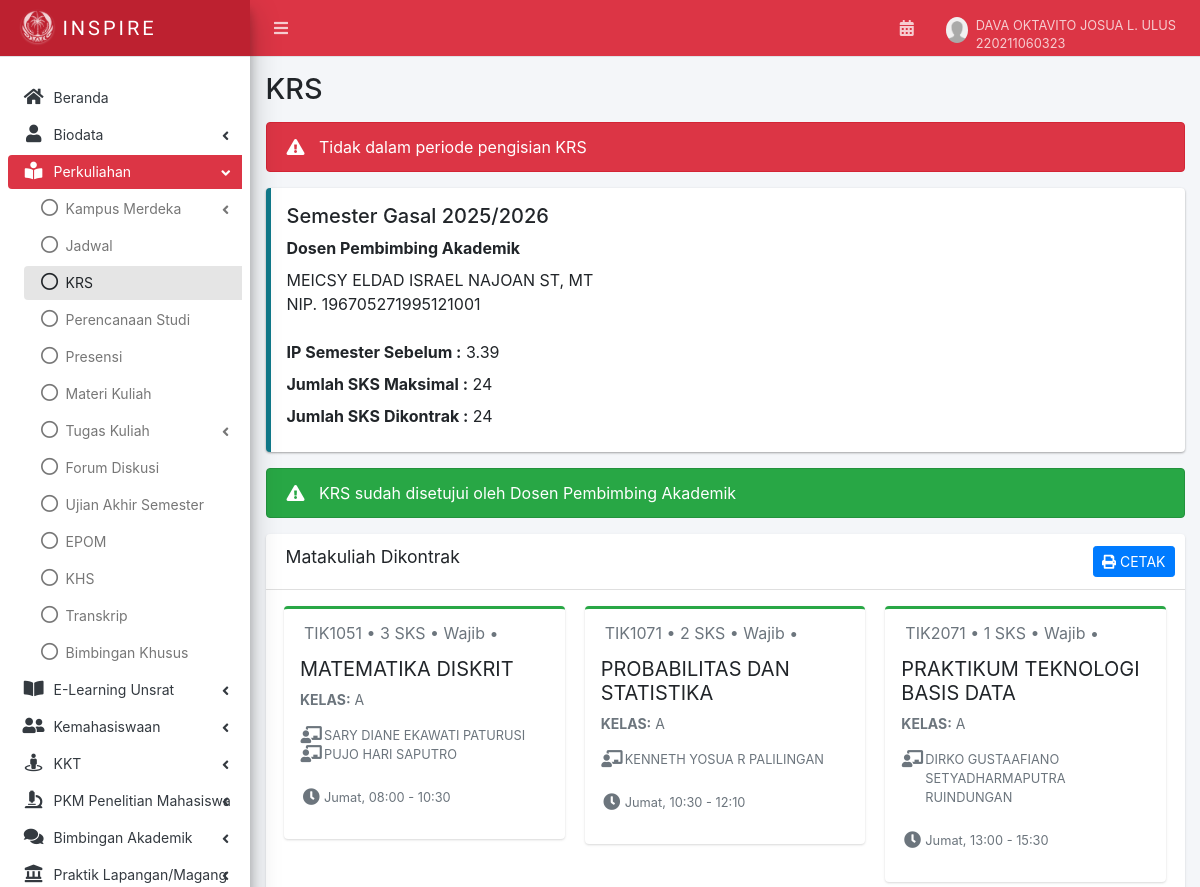
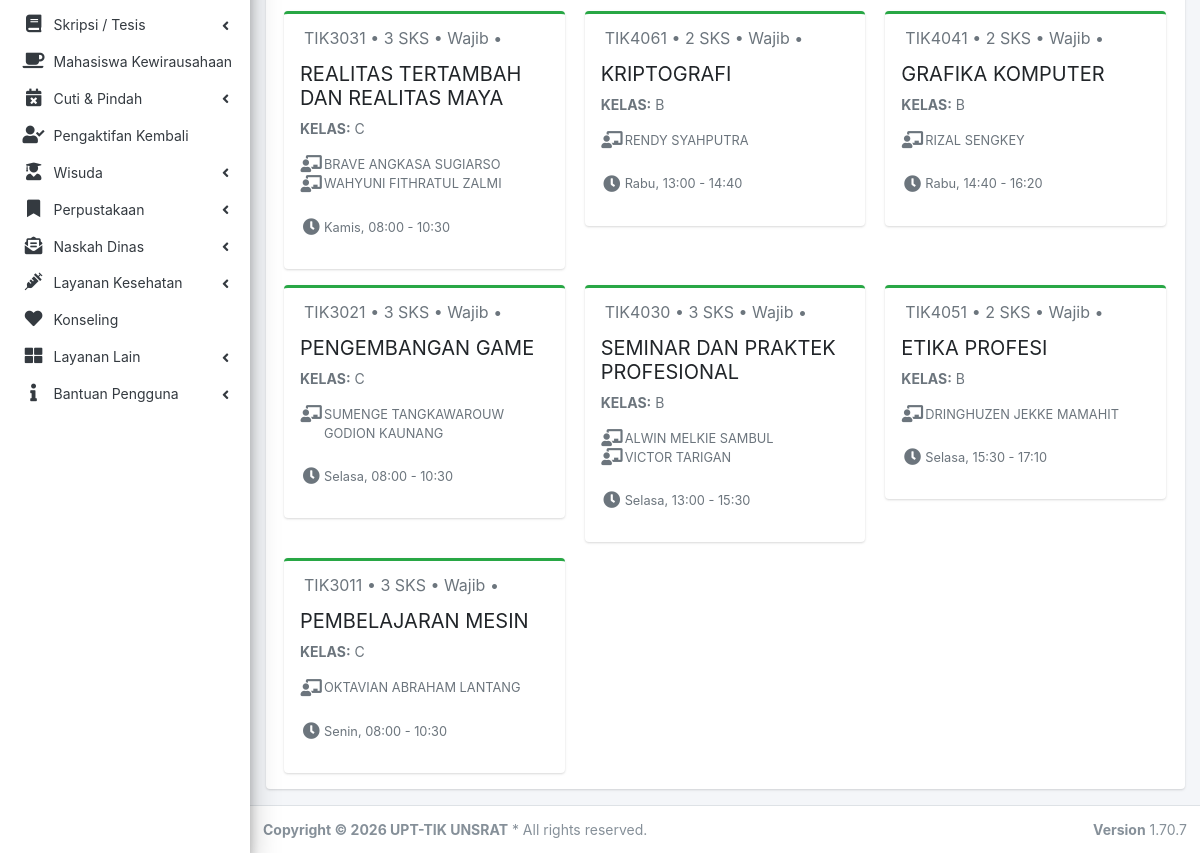
Before: /krs.php (signed in) with the older database file (2 pictures, top to bottom).
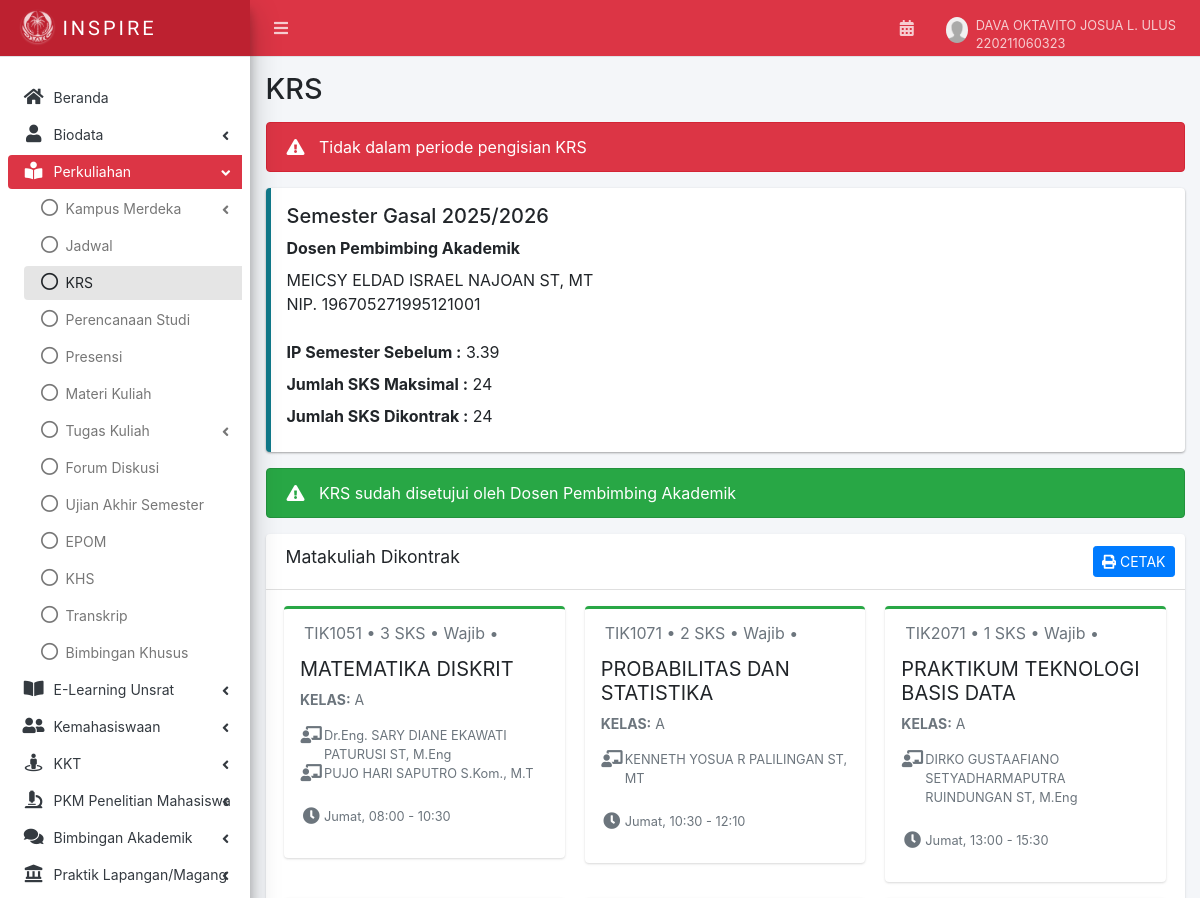
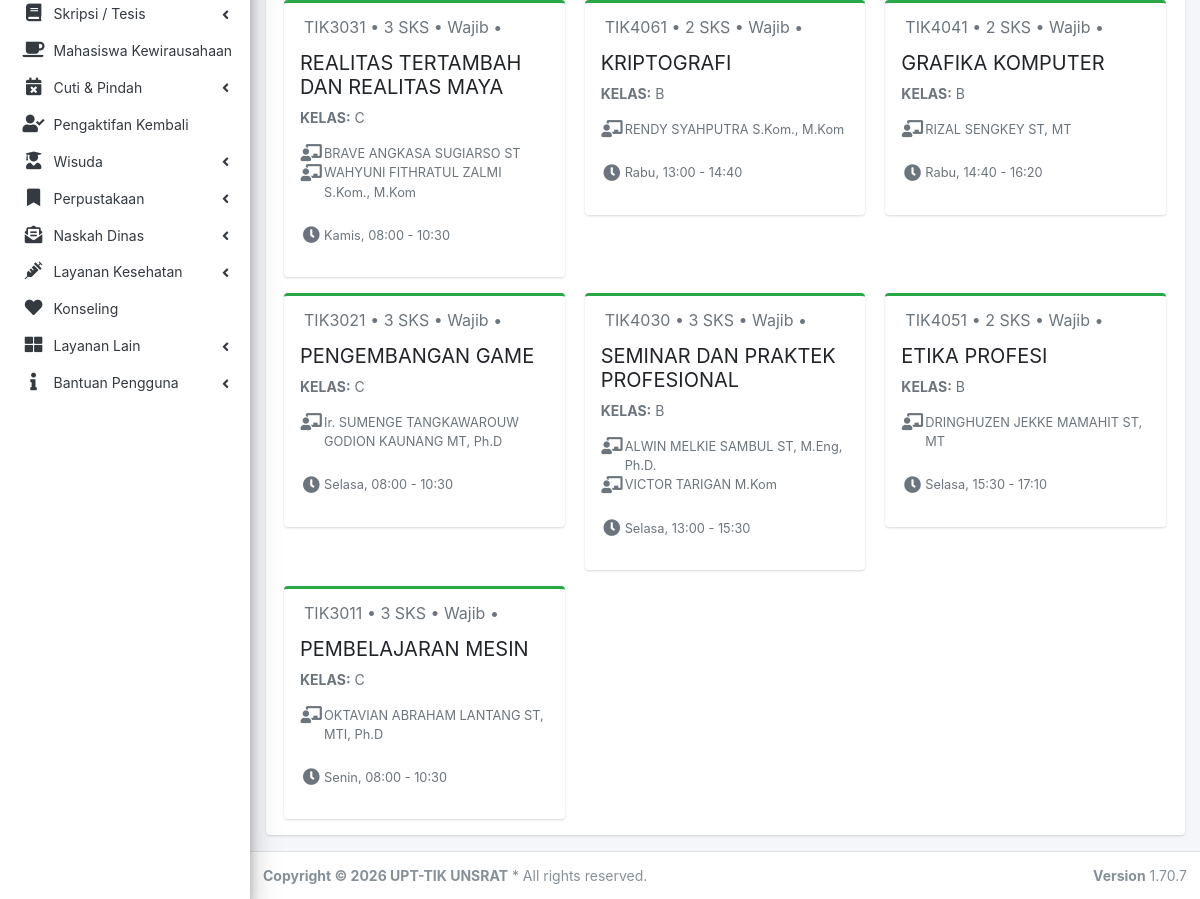
After: the same page with the newer database file (2 pictures, top to bottom).
### tables this page shows
CREATE TABLE `users` (
  `id` int NOT NULL,
  `nim` varchar(20) NOT NULL,
  `password` varchar(255) NOT NULL,
  `nama` varchar(100) NOT NULL,
  `email` varchar(100) DEFAULT NULL,
  `tempat_lahir` varchar(100) DEFAULT NULL,
  `tanggal_lahir` date DEFAULT NULL,
  `tanggal_masuk` date DEFAULT '2022-08-01',
  `foto_profil` varchar(255) DEFAULT 'assets/images/user_default.png',
  `semester` int DEFAULT '1',
  `tahun_akademik` varchar(20) DEFAULT '2025/2026',
  `periode` varchar(10) DEFAULT 'Gasal',
  `status` varchar(50) DEFAULT 'Aktif',
  `status_pddikti` varchar(50) DEFAULT 'Aktif',
  `angkatan` varchar(4) DEFAULT NULL,
  `fakultas` varchar(100) DEFAULT NULL,
  `prodi` varchar(100) DEFAULT NULL,
  `jenjang` varchar(10) DEFAULT NULL,
  `pembimbing_akademik` varchar(100) DEFAULT NULL,
  `nip_pembimbing` varchar(30) DEFAULT NULL,
  `masa_studi` int DEFAULT '1',
  `sisa_masa_studi` int DEFAULT '14',
  `ipk` decimal(3,2) DEFAULT '0.00',
  `sks_lulus` int DEFAULT '0',
  `sks_diambil` int DEFAULT '0',
  `has_academic_warning` tinyint(1) DEFAULT '0',
  `warning_message` text,
  `created_at` timestamp NULL DEFAULT CURRENT_TIMESTAMP,
  `updated_at` timestamp NULL DEFAULT CURRENT_TIMESTAMP ON UPDATE CURRENT_TIMESTAMP
);

CREATE TABLE `krs` (
  `id` int NOT NULL,
  `nim` varchar(20) NOT NULL,
  `kode_mk` varchar(20) NOT NULL,
  `nama_mk` varchar(100) NOT NULL,
  `sks` int NOT NULL DEFAULT '3',
  `jenis` varchar(20) DEFAULT 'Wajib',
  `kelas` varchar(5) DEFAULT 'A',
  `dosen1` varchar(150) DEFAULT NULL,
  `dosen2` varchar(150) DEFAULT NULL,
  `hari` varchar(20) NOT NULL,
  `jam_mulai` varchar(10) NOT NULL,
  `jam_selesai` varchar(10) NOT NULL,
  `nilai_huruf` varchar(2) DEFAULT NULL,
  `bobot` decimal(3,2) DEFAULT '0.00',
  `nilai_dosen1` decimal(5,2) DEFAULT NULL,
  `nilai_dosen2` decimal(5,2) DEFAULT NULL,
  `semester_krs` varchar(20) DEFAULT '20251',
  `status_krs` varchar(20) DEFAULT 'Disetujui',
  `created_at` timestamp NULL DEFAULT CURRENT_TIMESTAMP
);

### krs.php (the view, shortened to what the rows shown need)
<?php include 'layout/header.php'; ?>
<?php
include 'config/database.php';
$nim = $_SESSION['nim'] ?? '';
$user_data = [];
$stmt = $conn->prepare("SELECT * FROM users WHERE nim = ?");
$stmt->bind_param("s", $nim);
$stmt->execute();
$result = $stmt->get_result();
if ($result && $result->num_rows > 0) {
    $user_data = $result->fetch_assoc();
}
$krs_list = [];
$total_sks = 0;
$stmt = $conn->prepare("SELECT * FROM krs WHERE nim = ? AND semester_krs = '20251' ORDER BY hari ASC, jam_mulai ASC");
$stmt->bind_param("s", $nim);
$stmt->execute();
$result = $stmt->get_result();
while ($row = $result->fetch_assoc()) {
    $krs_list[] = $row;
    $total_sks += (int) $row['sks'];
}
$semester_sekarang = (int) ($user_data['semester'] ?? 7);
$semester_sebelum = max(1, $semester_sekarang - 1);
$ip_sebelum = 0;
$stmt = $conn->prepare("SELECT
    SUM(
        CASE
            WHEN nilai_huruf = 'A' THEN 4 * sks
            WHEN nilai_huruf = 'B+' THEN 3.5 * sks
            WHEN nilai_huruf = 'B' THEN 3 * sks
            WHEN nilai_huruf = 'C+' THEN 2.5 * sks
            WHEN nilai_huruf = 'C' THEN 2 * sks
            WHEN nilai_huruf = 'D' THEN 1 * sks
            ELSE 0
        END
    ) / NULLIF(SUM(sks), 0) as ip
    FROM transkrip
    WHERE nim = ? AND semester = ?");
$stmt->bind_param("si", $nim, $semester_sebelum);
$stmt->execute();
$result = $stmt->get_result();
if ($result && $row = $result->fetch_assoc()) {
    $ip_sebelum = $row['ip'] ? number_format($row['ip'], 2) : 3.39;
}
if ($ip_sebelum >= 3.00) {
    $max_sks = 24;
} elseif ($ip_sebelum >= 2.50) {
    $max_sks = 22;
} elseif ($ip_sebelum >= 2.00) {
    $max_sks = 20;
} else {
    $max_sks = 18;
}
?>
<div class="content-wrapper" style="min-height: 799.031px;">
    <div class="content-header">
        <div class="container-fluid">
            <h1>KRS</h1>
        </div>
    </div>
    <div class="content">
        <div class="container-fluid">
            <div class="row">
                <div class="col-md-12">
                    <div class="callout callout-info">
                        <h5>Semester <?php echo htmlspecialchars($user_data['periode'] ?? 'Gasal', ENT_QUOTES, 'UTF-8'); ?> <?php echo htmlspecialchars($user_data['tahun_akademik'] ?? '2025/2026', ENT_QUOTES, 'UTF-8'); ?></h5>
                        <label>Dosen Pembimbing Akademik</label>
                        <p class="mb-0">
                            <?php echo htmlspecialchars($user_data['pembimbing_akademik'] ?? '-', ENT_QUOTES, 'UTF-8'); ?><br>
                            NIP. <?php echo htmlspecialchars($user_data['nip_pembimbing'] ?? '-', ENT_QUOTES, 'UTF-8'); ?>
                        </p>
                        <br>
                        <label>IP Semester Sebelum : </label> <?php echo $ip_sebelum; ?> <br>
                        <label>Jumlah SKS Maksimal : </label> <?php echo $max_sks; ?> <br>
                        <label>Jumlah SKS Dikontrak : </label> <?php echo $total_sks; ?>
                    </div>
                </div>
            </div>
            <div class="row">
                <div class="col-12">
                    <div class="card card-solid">
                        <div class="card-body pb-0">
                            <div class="row d-flex align-items-stretch">
                                <?php if (count($krs_list) > 0): ?>
                                    <?php foreach ($krs_list as $mk): ?>
                                    <div class="col-12 col-sm-6 col-md-4">
                                        <div class="card card-success card-outline">
                                            <div class="card-header text-muted border-bottom-0">
                                                <?php echo htmlspecialchars($mk['kode_mk'], ENT_QUOTES, 'UTF-8'); ?> •
                                                <?php echo (int) $mk['sks']; ?> SKS •
                                                <?php echo htmlspecialchars($mk['jenis'] ?? '', ENT_QUOTES, 'UTF-8'); ?> •
                                                <br>
                                            </div>
                                            <div class="card-body pt-0">
                                                <div class="row">
                                                    <div class="col-12">
                                                        <h2 class="lead"><b><?php echo htmlspecialchars($mk['nama_mk'], ENT_QUOTES, 'UTF-8'); ?></b></h2>
                                                        <p class="text-muted text-sm"><b>KELAS:</b> <?php echo htmlspecialchars($mk['kelas'] ?? '', ENT_QUOTES, 'UTF-8'); ?></p>
                                                        <ul class="ml-4 fa-ul text-muted">
                                                            <?php if (!empty($mk['dosen1'])): ?>
                                                            <li class="small">
                                                                <div class="fa-li"><i class="fas fa-lg fa-chalkboard-teacher"></i></div>
                                                                <?php echo htmlspecialchars($mk['dosen1'], ENT_QUOTES, 'UTF-8'); ?>
                                                            </li>
                                                            <?php endif; ?>
                                                            <?php if (!empty($mk['dosen2'])): ?>
                                                            <li class="small">
                                                                <div class="fa-li"><i class="fas fa-lg fa-chalkboard-teacher"></i></div>
                                                                <?php echo htmlspecialchars($mk['dosen2'], ENT_QUOTES, 'UTF-8'); ?>
                                                            </li>
                                                            <?php endif; ?>
                                                            <br>
                                                            <li class="small">
                                                                <span class="fa-li"><i class="fas fa-lg fa-clock"></i></span>
                                                                <?php echo htmlspecialchars($mk['hari'] ?? '', ENT_QUOTES, 'UTF-8'); ?>, <?php echo htmlspecialchars($mk['jam_mulai'] ?? '', ENT_QUOTES, 'UTF-8'); ?> - <?php echo htmlspecialchars($mk['jam_selesai'] ?? '', ENT_QUOTES, 'UTF-8'); ?>
                                                            </li>
                                                        </ul>
                                                    </div>
                                                </div>
                                            </div>
                                        </div>
                                    </div>
                                    <?php endforeach; ?>
                                <?php endif; ?>
                            </div>
                        </div>
                    </div>
                </div>
            </div>
        </div>
    </div>
</div>
<?php include 'layout/footer.php'; ?>

Changed rows visible on the page:
changed krs "MATEMATIKA DISKRIT": dosen1 "SARY DIANE EKAWATI PATURUSI" → "Dr.Eng. SARY DIANE EKAWATI PATURUSI ST, M.Eng"; dosen2 "PUJO HARI SAPUTRO" → "PUJO HARI SAPUTRO S.Kom., M.T"
changed krs "PROBABILITAS DAN STATISTIKA": dosen1 "KENNETH YOSUA R PALILINGAN" → "KENNETH YOSUA R PALILINGAN ST, MT"
changed krs "PRAKTIKUM TEKNOLOGI BASIS DATA": dosen1 "DIRKO GUSTAAFIANO SETYADHARMAPUTRA RUINDUNGAN" → "DIRKO GUSTAAFIANO SETYADHARMAPUTRA RUINDUNGAN ST, M.Eng"
changed krs "REALITAS TERTAMBAH DAN REALITAS MAYA": dosen1 "BRAVE ANGKASA SUGIARSO" → "BRAVE ANGKASA SUGIARSO ST"; dosen2 "WAHYUNI FITHRATUL ZALMI" → "WAHYUNI FITHRATUL ZALMI S.Kom., M.Kom"
changed krs "KRIPTOGRAFI": dosen1 "RENDY SYAHPUTRA" → "RENDY SYAHPUTRA S.Kom., M.Kom"
changed krs "GRAFIKA KOMPUTER": dosen1 "RIZAL SENGKEY" → "RIZAL SENGKEY ST, MT"
changed krs "PENGEMBANGAN GAME": dosen1 "SUMENGE TANGKAWAROUW GODION KAUNANG" → "Ir. SUMENGE TANGKAWAROUW GODION KAUNANG MT, Ph.D"
changed krs "SEMINAR DAN PRAKTEK PROFESIONAL": dosen1 "ALWIN MELKIE SAMBUL" → "ALWIN MELKIE SAMBUL ST, M.Eng, Ph.D."; dosen2 "VICTOR TARIGAN" → "VICTOR TARIGAN M.Kom"
changed krs "ETIKA PROFESI": dosen1 "DRINGHUZEN JEKKE MAMAHIT" → "DRINGHUZEN JEKKE MAMAHIT ST, MT"
changed krs "PEMBELAJARAN MESIN": dosen1 "OKTAVIAN ABRAHAM LANTANG" → "OKTAVIAN ABRAHAM LANTANG ST, MTI, Ph.D"
